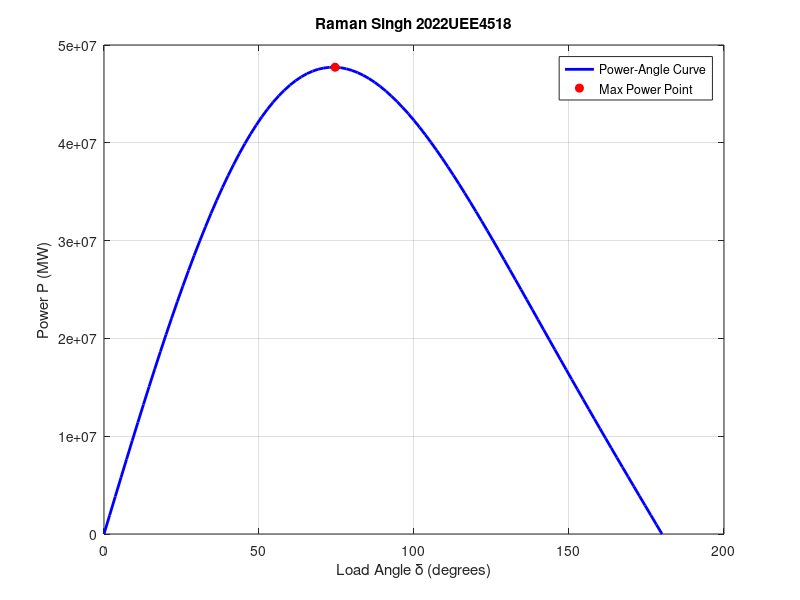

This chart was generated by the following MATLAB code:
% Given data
V3p = 11.0;  % Terminal voltage (kV)
V = V3p * 1e3 / sqrt(3);  % Line-to-neutral voltage (V)
S = 62.5* 1e6 * (0.8 + 1i * 0.6);  % Apparent power (VA)
Ia = conj(S) / (3 * V);  % Current (A)

Xd = 1.35;  % Direct axis reactance (Ohms)
Xq = 0.9;  % Quadrature axis reactance (Ohms)
Xs = Xd;   % Approximate synchronous reactance (Ohms)

% Internal generated voltage (E)
E = V + Ia * (1i * Xs);  % Internal voltage (V)

% Load angle range (0 to 180 degrees)
delta = linspace(0, pi, 100);  % 100 points between 0 and 180 degrees (radians)

% Power-angle equation for salient pole synchronous generator
P_synchronous = ((V * abs(E)) ./ Xs) .* sin(delta) + (V^2 * (Xd - Xq) ./ (2 * Xd * Xq)) .* sin(2 * delta);

% Plotting
figure;
plot(rad2deg(delta), P_synchronous, 'b', 'LineWidth', 2); % Convert power to MW
xlabel('Load Angle \delta (degrees)');
ylabel('Power P (MW)');
title('Raman Singh 2022UEE4518');
grid on;
hold on;

% Highlighting maximum power points
[maxP, idx] = max(P_synchronous);
plot(rad2deg(delta(idx)), maxP, 'ro', 'MarkerFaceColor', 'r'); % Convert to MW

legend('Power-Angle Curve', 'Max Power Point');
hold off;
